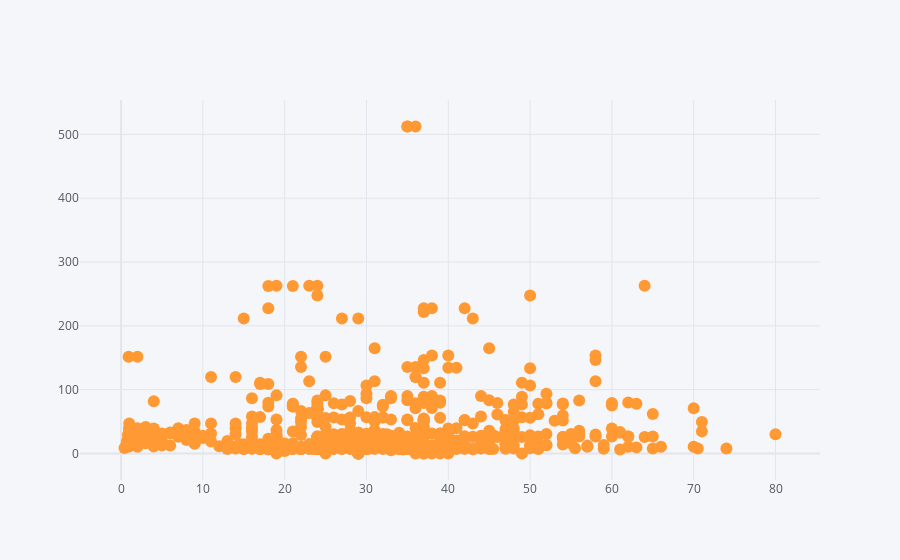

Here is the notebook cell this chart was saved with:
### Code cell
dataset.iplot(kind = 'scatter', x='Age', y='Fare', mode = 'markers')

### Figure 1 — Plotly figure (JSON) as saved in the notebook; plotly's stock layout.template omitted (floating-point values rounded to 4 significant figures; data arrays with more than 128 entries replaced by an {"elided": "..."} marker saying what was removed)
{"data": [{"line": {"color": "rgba(255, 153, 51, 1.0)", "dash": "solid", "shape": "linear", "width": 1.3}, "marker": {"size": 12, "symbol": "circle"}, "mode": "markers", "name": "Fare", "text": "", "type": "scatter", "x": {"elided": "891 float values"}, "y": {"elided": "891 float values"}}], "layout": {"legend": {"bgcolor": "#F5F6F9", "font": {"color": "#4D5663"}}, "paper_bgcolor": "#F5F6F9", "plot_bgcolor": "#F5F6F9", "title": {"font": {"color": "#4D5663"}}, "xaxis": {"gridcolor": "#E1E5ED", "showgrid": true, "tickfont": {"color": "#4D5663"}, "title": {"font": {"color": "#4D5663"}, "text": ""}, "zerolinecolor": "#E1E5ED"}, "yaxis": {"gridcolor": "#E1E5ED", "showgrid": true, "tickfont": {"color": "#4D5663"}, "title": {"font": {"color": "#4D5663"}, "text": ""}, "zerolinecolor": "#E1E5ED"}}}
